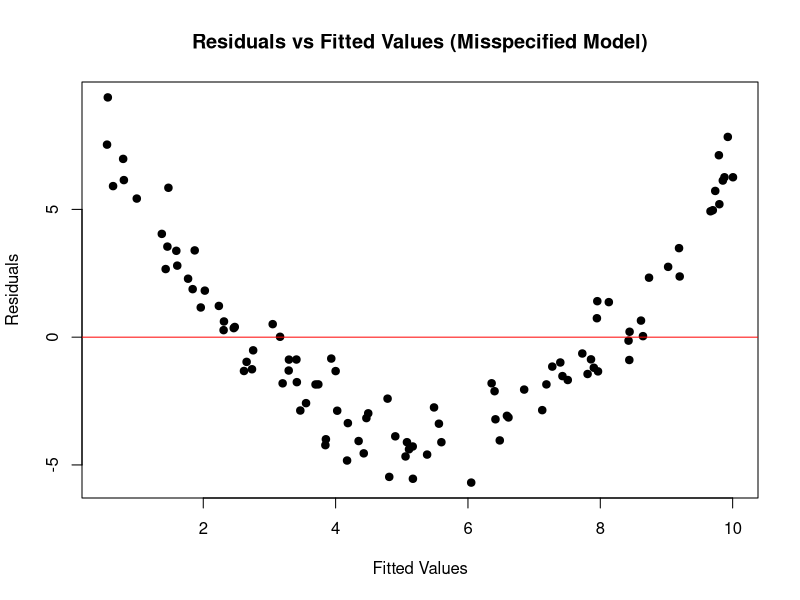

Source code (R):
## ---- chunk 1
# Load necessary libraries
set.seed(123)
n <- 100 
x <- runif(n, 0, 10) 
y <- 5 + 3*x + rnorm(n, 0, 2) # true model: y = 5 + 3x + error
lm_fit <- lm(y ~ x)


## ---- chunk 2
newdata <- data.frame(x = 5)

## ---- chunk 3
conf_int <- predict(lm_fit, newdata, interval = "confidence", level = 0.95)

## ---- chunk 4
pred_int <- predict(lm_fit, newdata, interval = "prediction", level = 0.95)

## ---- chunk 5
print("Confidence Interval for E(y_new):")
print(conf_int)
print("Prediction Interval for a new y_new:")
print(pred_int)


## ---- chunk 6
n <- 100 
x <- runif(n, -2, 2)
y_true <- 1 + 2*x + 3*x^2 + rnorm(n, 0, 1)


## ---- chunk 7
lm_wrong <- lm(y_true ~ x)
## ---- chunk 8
par(mfrow = c(1,1)) 
plot(fitted(lm_wrong), 
     resid(lm_wrong), 
     xlab = "Fitted Values", 
     ylab = "Residuals", 
     main = "Residuals vs Fitted Values (Misspecified Model)", 
     pch = 19) 
abline(h = 0, col = "red")
